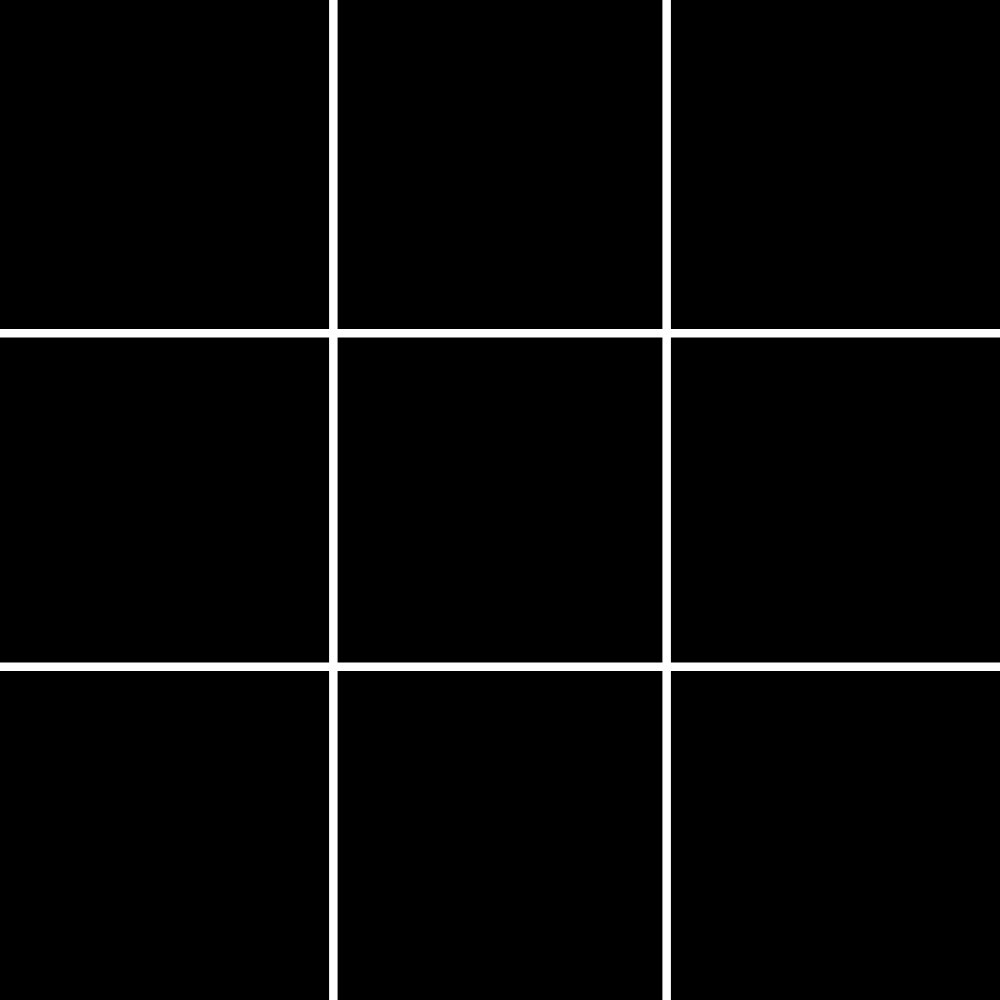
Frame 1 (no input)
Frame 60 (no input): identical to frame 1, image omitted
Frame 120 (the mouse pressed at the canvas centre since frame 60): identical to frame 1, image omitted

The p5.js sketch that drew this single still picture (run headless with seeded random() and noise() and a simulated clock; from frame 60 on, the mouse is pressed at the canvas centre):

// p5.js sketch
// ── sketch.js
class Spot {
    constructor(x, y, size) {
        this.value = EMPTY;
        this.size = size;
        this.x = x * this.size;
        this.y = y * this.size;
    }
    show() {
        rectMode(RADIUS);
        fill(0);
        // stroke(255);
        noStroke();
        rect(this.x, this.y, this.size, this.size);
        this.value == playerY ? fill(91, 206, 250) : fill(245, 169, 184);
        textSize(this.size);
        textAlign(CENTER, CENTER);
        text(this.value, this.x - this.size / 2, this.y - this.size / 2);
    }
    checkClicked(x, y) {
        if (
            x >= this.x - this.size &&
            x <= this.x &&
            y >= this.y - this.size &&
            y <= this.y
        ) {
            return true;
        }
        return false;
    }
}
//#region variables
const grid = [];
const EMPTY = " ";
const playerX = "x";
const playerY = "o";
let turn = playerX;
//#endregion
function setup() {
    const size = min(window.innerWidth, window.innerHeight);
    createCanvas(size, size);
    for (let x = 1; x < 4; x++) {
        for (let y = 1; y < 4; y++) {
            grid.push(new Spot(x, y, width / 3));
        }
    }
}
function draw() {
    if (turn == playerY) {
        computerChoice();
    }
    for (const s of grid) {
        s.show();
    }
    drawGrid();
    if (isGameOver()) {
        noLoop();
        swapTurn();
        drawWinningLine(turn);
    }
}
function mouseClicked() {
    userChoice();
}
function swapTurn() {
    //yeah i couldve just typed this out but shhh
    turn === playerX ? (turn = playerY) : (turn = playerX);
}
function isGameOver() {
    return boardIsFull() || checkWinner(playerX) || checkWinner(playerY);
}
function checkSpots(a, b, c, letter) {
    return (
        grid[a].value == letter &&
        grid[b].value == letter &&
        grid[c].value == letter
    );
}
function checkWinner(letter) {
    //theres probably a way to do this with a for loop
    return (
        checkSpots(0, 1, 2, letter) ||
        checkSpots(3, 4, 5, letter) ||
        checkSpots(6, 7, 8, letter) ||
        checkSpots(0, 3, 6, letter) ||
        checkSpots(1, 4, 7, letter) ||
        checkSpots(2, 5, 8, letter) ||
        checkSpots(0, 4, 8, letter) ||
        checkSpots(2, 4, 6, letter)
    );
}
function boardIsEmpty() {
    return (
        checkSpots(0, 1, 2, EMPTY) &&
        checkSpots(3, 4, 5, EMPTY) &&
        checkSpots(6, 7, 8, EMPTY)
    );
}
function boardIsFull() {
    for (const s of grid) {
        if (s.value == EMPTY) {
            return false;
        }
    }
    return true;
}
function userChoice() {
    if (isGameOver()) return;
    //pick the clicked one if it is empty
    for (const s of grid) {
        if (s.checkClicked(mouseX, mouseY) && s.value == EMPTY) {
            s.value = turn;
            swapTurn();
        }
    }
}
function computerChoice() {
    if (boardIsFull()) return;
    // randomComputerChoice();
    grid[findBestMove()].value = playerY;
    swapTurn();
}
function randomComputerChoice() {
    if (boardIsFull()) return;
    let rand = random(grid);
    while (rand.value != EMPTY) {
        rand = random(grid);
    }
    rand.value = turn;
}
//#region minimax stuff
function evaluate() {
    if (checkWinner(playerX)) {
        return 10;
    } else if (checkWinner(playerY)) {
        return -10;
    } else {
        return 0;
    }
}
function minimax(depth, maximizingPlayer) {
    if (isGameOver()) {
        return evaluate();
    }
    if (maximizingPlayer) {
        let bestScore = -Infinity;
        for (let i = 0; i < grid.length; i++) {
            if (grid[i].value == EMPTY) {
                grid[i].value = playerX;
                let score = minimax(depth + 1, false);
                grid[i].value = EMPTY;
                bestScore = Math.max(bestScore, score);
            }
        }
        return bestScore;
    } else {
        let bestScore = Infinity;
        for (let i = 0; i < grid.length; i++) {
            if (grid[i].value == EMPTY) {
                grid[i].value = playerY;
                let score = minimax(depth + 1, true);
                grid[i].value = EMPTY;
                bestScore = Math.min(bestScore, score);
            }
        }
        return bestScore;
    }
}
function findBestMove() {
    let bestMove = -1;
    let bestScore = Infinity;
    for (let i = 0; i < grid.length; i++) {
        if (grid[i].value == EMPTY) {
            grid[i].value = playerY;
            let score = minimax(0, true);
            grid[i].value = EMPTY;
            if (score < bestScore) {
                bestScore = score;
                bestMove = i;
            }
        }
    }
    return bestMove;
}
//#endregion
function drawWinningLine(letter) {
    // there actually has to be a better way
    strokeWeight(grid[0].size / 6);
    turn == playerY ? stroke(91, 206, 250) : stroke(245, 169, 184);
    spotPairs = [
        { a: 0, b: 2, c: 1 },
        { a: 3, b: 5, c: 4 },
        { a: 6, b: 8, c: 7 },
        { a: 0, b: 6, c: 3 },
        { a: 1, b: 7, c: 4 },
        { a: 2, b: 8, c: 5 },
        { a: 0, b: 8, c: 4 },
        { a: 2, b: 6, c: 4 },
    ];
    for (const s of spotPairs) {
        if (checkSpots(s.a, s.b, s.c, letter)) {
            line(
                grid[s.a].x - grid[s.a].size / 2,
                grid[s.a].y - grid[s.a].size / 2,
                grid[s.b].x - grid[s.b].size / 2,
                grid[s.b].y - grid[s.b].size / 2
            );
            break;
        }
    }
}
function drawGrid() {
    stroke(255);
    strokeWeight(width * 0.0085);
    // line(0, 0, 0, height);
    line(width / 3, 0, width / 3, height);
    line((2 * width) / 3, 0, (2 * width) / 3, height);
    // line(width, 0, width, height);
    // line(0, 0, width, 0);
    line(0, height / 3, width, height / 3);
    line(0, (2 * height) / 3, width, (2 * height) / 3);
    // line(0, height, width, height);
}

// ── style.css
html,
body {
  margin: 0;
  padding: 0;
  background-color: #222;
}

canvas {
  display: block;
  margin: 0 auto;
}
